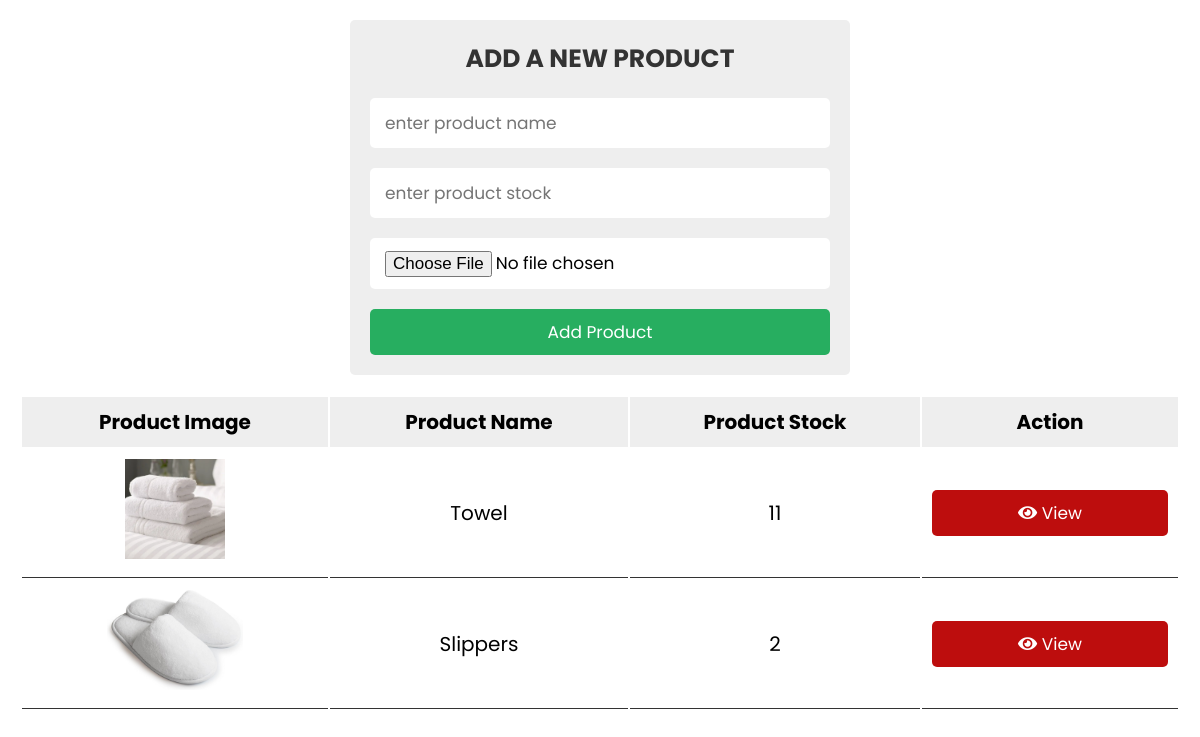
Screenshot of /user_page.php with the database file from the repository.
### tables this page shows
CREATE TABLE `products1` (
  `id` int(11) NOT NULL,
  `name` varchar(50) NOT NULL,
  `image` varchar(50) NOT NULL,
  `stock` int(11) NOT NULL
);

### user_page.php (the view, shortened to what this page needs)
<?php
@include 'config.php';
?>
<!DOCTYPE html>
<html lang="en">
<head>
   <link rel="stylesheet" href="https://cdnjs.cloudflare.com/ajax/libs/font-awesome/5.15.4/css/all.min.css">
   <link rel="stylesheet" href="css/style.css">
</head>
<body>
<div class="container">
   <div class="admin-product-form-container">
      <form action="<?php echo $_SERVER['PHP_SELF']; ?>" method="post" enctype="multipart/form-data">
         <h3>add a new product</h3>
         <input type="text" placeholder="enter product name" name="product_name" class="box">
         <input type="text" placeholder="enter product stock" name="product_stock" class="box">
         <input type="file" accept="image/png, image/jpeg, image/jpg" name="product_image" class="box">
         <input type="submit" class="btn" name="add_product" value="add product">
      </form>
   </div>
   <?php
   $select = mysqli_query($conn, "SELECT * FROM products1");
   ?>
   <div class="product-display">
      <table class="product-display-table">
         <thead>
         <tr>
            <th>product image</th>
            <th>product name</th>
            <th>product stock</th>
            <th>action</th>
         </tr>
         </thead>
         <?php while($row = mysqli_fetch_assoc($select)){ ?>
         <tr>
            <td><img src="uploaded_img/<?php echo $row['image']; ?>" height="100" alt=""></td>
            <td><?php echo $row['name']; ?></td>
            <td><?php echo $row['stock']; ?></td>
            <td>
               <a href="user_view.php?view=<?php echo $row['id']; ?>" class="btn"> <i class="fas fa-eye"></i> view </a>
         </tr>
      <?php } ?>
      </table>
   </div>
</div>
</body>
</html>

### css/style.css (style rules this page uses)
:root { --green:#27ae60; --black:#333; --white:#fff; --bg-color:#eee; --box-shadow:0 .5rem 1rem rgba(0,0,0,.1); --border:.1rem solid var(--black); }
* { font-family: 'Poppins', sans-serif; margin:0; padding:0; box-sizing: border-box; outline: none; border:none; text-decoration: none; text-transform: capitalize; }
html { font-size: 62.5%; overflow-x: hidden; }
.btn { display: block; width: 100%; cursor: pointer; border-radius: .5rem; margin-top: 1rem; font-size: 1.7rem; padding:1rem 3rem; background: var(--green); color:var(--white); text-align: center; }
.container { max-width: 1200px; padding:2rem; margin:0 auto; }
.admin-product-form-container form { max-width: 50rem; margin:0 auto; padding:2rem; border-radius: .5rem; background: var(--bg-color); }
.admin-product-form-container form h3 { text-transform: uppercase; color:var(--black); margin-bottom: 1rem; text-align: center; font-size: 2.5rem; }
.admin-product-form-container form .box { width: 100%; border-radius: .5rem; padding:1.2rem 1.5rem; font-size: 1.7rem; margin:1rem 0; background: var(--white); text-transform: none; }
.product-display { margin:2rem 0; }
.product-display .product-display-table { width: 100%; text-align: center; }
.product-display .product-display-table thead { background: var(--bg-color); }
.product-display .product-display-table th { padding:1rem; font-size: 2rem; }
.product-display .product-display-table td { padding:1rem; font-size: 2rem; border-bottom: var(--border); }
.product-display .product-display-table .btn:first-child { margin-top: 0; }
.product-display .product-display-table .btn:last-child { background:#bd0d0d; }

### rows the page displays
products1: image (picture), name "Towel", stock "11"
products1: image (picture), name "Slippers", stock "2"
